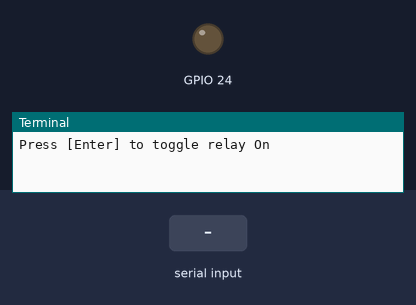
A program run on a simulated Raspberry Pi (BCM pin numbers). Shown: output pins drawn as LEDs (lit = HIGH), the last lines printed to the terminal. Inputs (shaded band) come from the test bench.

Above: at 1.2 s.
1.3 s: "1" typed at the terminal, then Enter
At 2.1 s:
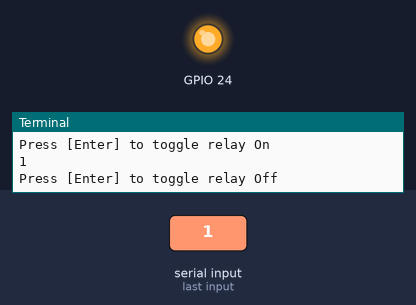
2.8 s: "0" typed at the terminal, then Enter
At 3.3 s:
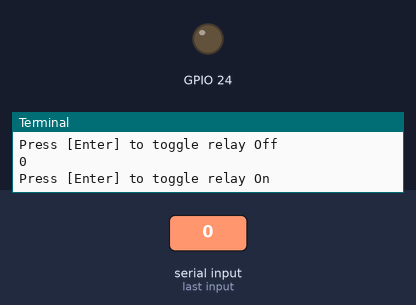
4.3 s: "2" typed at the terminal, then Enter
At 5.6 s:
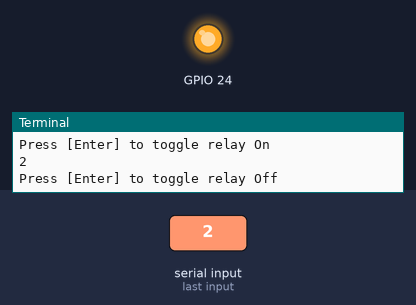
Timing chart, 0 to 7.3 s (numbered marks = the images above; inputs shaded):
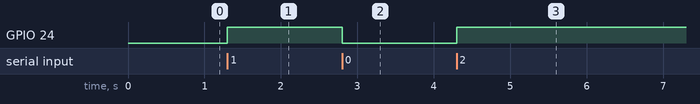

The program:

activity1-relay.py
```python
#Basic on/off relay control
#Expecting Python 3
import RPi.GPIO as GPIO
GPIO.setmode(GPIO.BCM)
GPIO.setup(24,GPIO.OUT)
status = False
try:
    while True:
        GPIO.output(24, status)
        input('Press [Enter] to toggle relay ' + ('Off' if status else 'On'))
        status = not status
except KeyboardInterrupt:
    pass
finally:
    GPIO.cleanup()
```

Measured:
- after the input at 1.3 s, GPIO 24: LOW → HIGH at once
- after the input at 2.8 s, GPIO 24: HIGH → LOW at once
- after the input at 4.3 s, GPIO 24: LOW → HIGH at once
